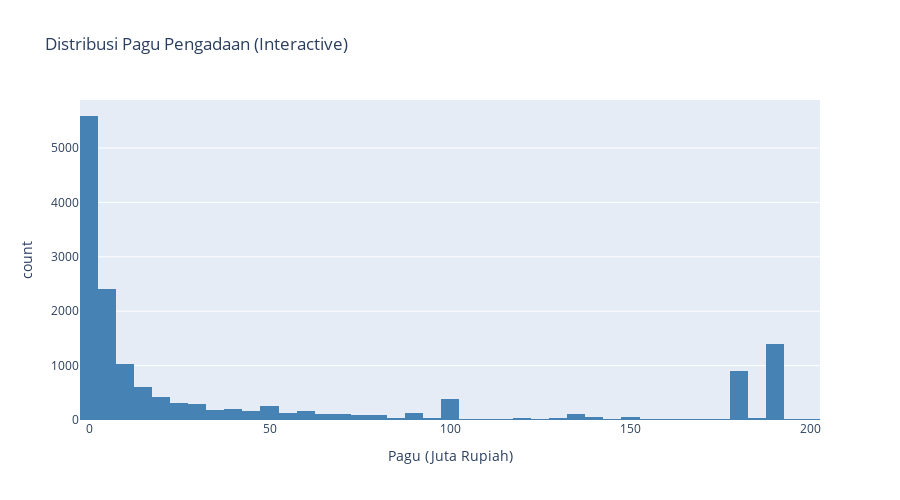

The code cell stored with this chart in its notebook:
### Markdown cell above
### 3.2 Interactive Histogram - Distribusi Pagu

### Code cell
# Filter data
df_filtered = df[df['pagu'] < df['pagu'].quantile(0.95)].copy()
df_filtered['pagu_juta'] = df_filtered['pagu'] / 1_000_000

# Create histogram
fig = px.histogram(df_filtered, 
                   x='pagu_juta',
                   nbins=50,
                   title='Distribusi Pagu Pengadaan (Interactive)',
                   labels={'pagu_juta': 'Pagu (Juta Rupiah)', 'count': 'Frekuensi'},
                   color_discrete_sequence=['steelblue'])

fig.update_layout(
    height=500,
    showlegend=False,
    hovermode='x unified'
)

fig.show()

### Figure 1 — Plotly figure (JSON) as saved in the notebook; plotly's stock layout.template omitted (floating-point values rounded to 4 significant figures; data arrays with more than 128 entries replaced by an {"elided": "..."} marker saying what was removed)
{"data": [{"bingroup": "x", "hovertemplate": "Pagu (Juta Rupiah)=%{x}<br>count=%{y}<extra></extra>", "legendgroup": "", "marker": {"color": "steelblue", "pattern": {"shape": ""}}, "name": "", "nbinsx": 50, "orientation": "v", "showlegend": false, "type": "histogram", "x": {"elided": "15608 float values"}, "xaxis": "x", "yaxis": "y"}], "layout": {"barmode": "relative", "height": 500, "hovermode": "x unified", "legend": {"tracegroupgap": 0}, "showlegend": false, "title": {"text": "Distribusi Pagu Pengadaan (Interactive)"}, "xaxis": {"anchor": "y", "domain": [0, 1], "title": {"text": "Pagu (Juta Rupiah)"}}, "yaxis": {"anchor": "x", "domain": [0, 1], "title": {"text": "count"}}}}
